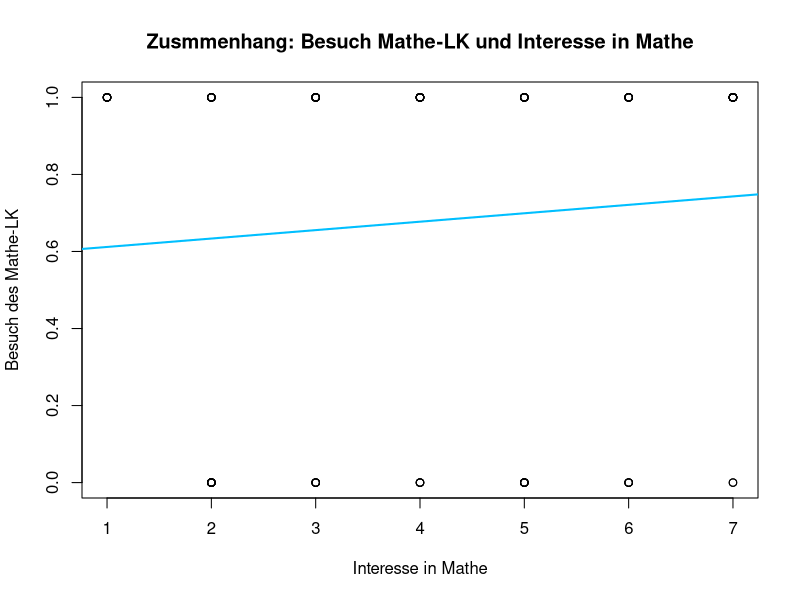
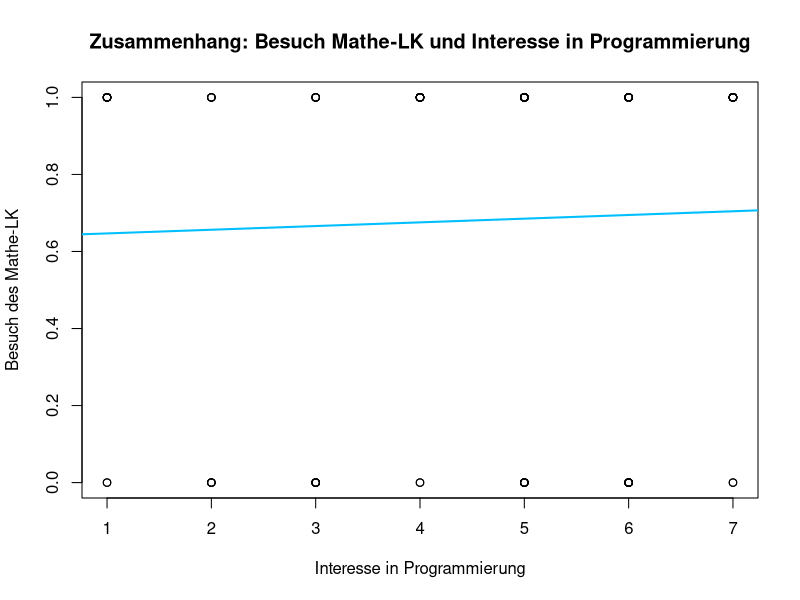
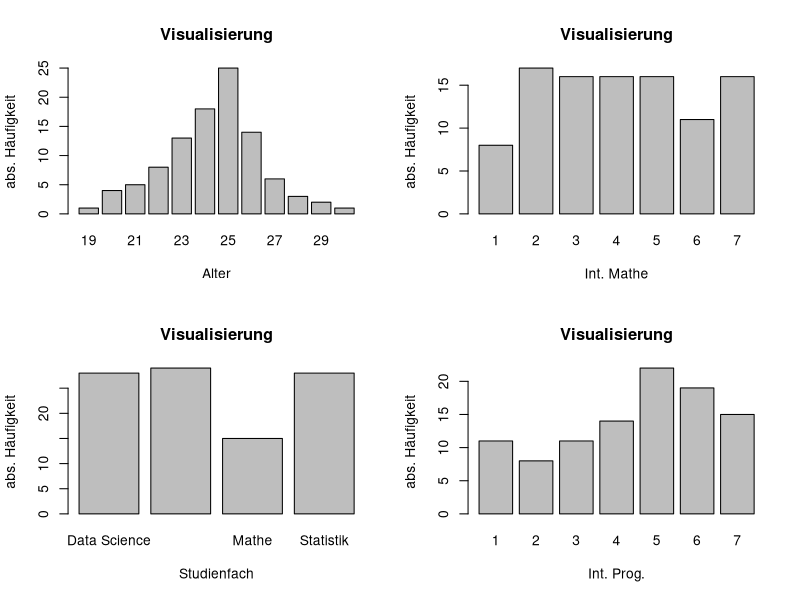

These figures' R source, in order:
# Auswertung des Datensatzes aus Aufgabe 1

library(readr)
Datensatz <- read_csv("Datensatz.csv")
Datensatz


# Anwendung der in Aufgabe 3 erstellten Funktionen:



# Funktion aus a) - Altersstruktur 

sum_met <- function(x){ 
  if( is.numeric(x) != TRUE){ stop("Die Variable muss metrisch skaliert sein.") } # Warnmeldung falls Variable
  AM <- mean(x)                                                                  # nicht metrisch ist.
  med <- median(x)    # Hier werden alle Statistiken berechnet.
  var <- var(x)
  sd <- sd(x)
  quartile <- quantile(x, probs= c(0.25,0.75) )
  extrm <- c( Minimum = min (x), Maximum = max (x))
  return( list( "Arithmetische Mittel" = AM, "Median" = med, "Varianz" = var, "Standardabweichung" = sd,
                "Quartile"= quartile, "Etremwerte" = extrm) )      # Alle benoetigten Groessen werden in einer Liste ausgegeben.
}

sum_met(Datensatz$Alter)    # Das durchschnittliche Alter liegt bei 24.34 Jahren bzw. (bezueglich des
                            # Alters sinnvoller) liegt der Median bei 25 Jahren.
                            # Die Standardabweichung von etwa 2.1 und die Quartile, welche bei
# $`Arithmetische Mittel`   # 23 und 26 liegen, deuten auf eine fuer Studenten uebliche
# [1] 24.34                 # Altersstruktur hin.

# $Median                   # Auch die groesste und die kleinste Beobachtung liegt in keinem fuer
# [1] 25                    # Studenten unueblichen Alter. (keine Ausreisser)

# $Varianz
# [1] 4.408485

# $Standardabweichung
# [1] 2.099639

# $Quartile
# 25% 75% 
#   23  26 

# $Etremwerte
# Minimum Maximum 
# 19      30 

# Fazit: (1) Die Individuen des Datensatzes (Studenten) haben im Mittel (Median) ein Alter von 25
#            Jahren und unterschreiten/ueberschrieten das Alter von 19 bzw. 30 nicht.



# Im folgenden wird das Interesse zunaechst als eine quasi-intervall-skalierte Variable gesehen:

sum_met(Datensatz$`Int. Mathe`)   # Int.Prog wirs insgesamte etwas hoher bewerte als Int.Mathe.
sum_met(Datensatz$`Int. Prog.`)   # vgl. Median von 4 bei Int.Mathe und Median von 5 bei Int.Prog.


# Moegliche Studienfaecher ausfindig machen:
unique( Datensatz$Studienfach)
# [1] "Data Science" "Statistik"    "Informatik"   "Mathe"

table( Datensatz$Studienfach)/length( Datensatz$Studienfach)
# Data Science   Informatik        Mathe    Statistik 
#        0.28         0.29         0.15         0.28 


# Erstellung von Teildatensaetzen um Unterschiede zwischen den Studiengaengen herausfinden zu koennen
ds <- Datensatz[ Datensatz$Studienfach == "Data Science", ]
st <- Datensatz[ Datensatz$Studienfach == "Statistik", ]
inf <- Datensatz[ Datensatz$Studienfach == "Informatik", ]
ma <- Datensatz[ Datensatz$Studienfach == "Mathe", ]


sapply( list( Data_Science = ds$`Int. Mathe`, Statistik = st$`Int. Mathe`,
              Informatik = inf$`Int. Mathe`, Mathe = ma$`Int. Mathe`) , sum_met)[1:4,]

#                     Data_Science Statistik Informatik Mathe    
# Arithmetische Mittel 4.178571     4.464286  3.275862   5        
# Median               4            4.5       3          5        
# Varianz              2.818783     4.850529  3.492611   1.285714 
# Standardabweichung   1.678923     2.202392  1.868853   1.133893 

# Im Studiengangvergleich liegt bei Mathe die im Mittel hoechste Bewertung vor, gefolgt von Statistik,
# Data Science und Informatik.
# Beim Studiengang Statistik liegt die goesste Standardabweichung vor, im gegensatz zur kleinsten im
# Studiengang Mathe.



sapply( list( Data_Science = ds$`Int. Prog.`, Statistik = st$`Int. Prog.`,
              Informatik = inf$`Int. Prog.`, Mathe = ma$`Int. Prog.`) , sum_met)[1:4,]

#                      Data_Science Statistik Informatik Mathe   
# Arithmetische Mittel 4.321429     4.392857  5.172414   3.4     
# Median               5            4.5       5          4       
# Varianz              3.559524     3.43254   2.79064    3.971429
# Standardabweichung   1.88667      1.852711  1.670521   1.992844

# Im Studiengangvergleich liegt bei Informatik die hoechste Bewertung vor. Ledglich
# bei Data Science leigt im Median eine gleichhoche Bewertung vor.
# Danach folgt Statistik und Mathe. Die Standardabweichung ist bei Mathe am groessten und bei
# Informatik am niedrigsten.




# Weiterverarbeitung des Datensatzes:

str(Datensatz)
# Interesse in Mathe und in Programmieren muessen in an factor Objekt, welches eine Rangordnung unter
# den levels hat, fuer einiger der folgenden Funktionen umgewandelt werden.
# Die Variable Mathe-LK muss lediglich in ein factor Objekt umgewandelt werden.

Datensatz$`Int. Mathe` <- as.factor( Datensatz$`Int. Mathe`)
Datensatz$`Int. Mathe` <- ordered( Datensatz$`Int. Mathe` , levels = c("1", "2", "3", "4", "5", "6", "7") )

Datensatz$`Int. Prog.` <- as.factor( Datensatz$`Int. Prog.`)
Datensatz$`Int. Prog.` <- ordered( Datensatz$`Int. Prog.` , levels = c("1", "2", "3", "4", "5", "6", "7") )

Datensatz$`Mathe-LK` <- as.factor( Datensatz$`Mathe-LK`)

# Kontrolle:
str(Datensatz)






# Funktion aus b) - Interesse an Mathe und Programmieren (i) (und Abfrage der Teinahme am Mathe-LK (ii))

kat <- function(x){
  if(is.character(x)){stop("Die Variable ist nicht kategoriell")}
  else Modalwert <- names(table(x)[table(x) == max(table(x))]) ##Auspraegung, die am haeufigsten vorkommt
  Maximum <- max(x) 
  Minimum <- min(x)
  Spannweite <- length(unique(x)) ##Anzahl der verschiedenen Auspraegungen der Variablen
  uebersicht_kat <- list("Modalwert" = Modalwert, "Maximum" = Maximum, "Minimum" = Minimum, "Spannweite" = Spannweite) ##bringe Werte in eine Liste
  return(uebersicht_kat) ##gibt die Liste aus
}


# (i) Interesse an Mathe und Programmieren

sapply( Datensatz[ ,5:6], kat)

#         Int. Mathe Int. Prog.
# Modalwert  "2"        "5"       
# Maximum    7          7         
# Minimum    1          1         
# Spannweite 7          7     

# Am haeufigsten wurde beim Interesse am Fach Mathematik die eher niedrigere Kategorie 2 gewaehlt.
# Hingegen wurde beim Interersse am Programmieren am haeufigsten die recht hohe Kategorie 5 gewaehlt
# Auffaellig ist, dass beide Variablen mit 7 die gleiche Spannweite und das gleiche Minimum (1) und
# Maximum (7) aufweisen. D.h.: Es wurden alle Kategorien gewaehlt.
# Kurzgesagt deuten die Ergebnisse auf ein hoeheres Interesse an Programmieren in der (Gesamt-)Gruppe hin.


# Erneuter Vergelich der Studiengaenge mithilfe der Teildatensaetze

# Data Science
sapply( ds[ ,5:6], kat)         # Beim Vergleich der Modalwerte ergibt sich:
# Int. Mathe Int. Prog.
# Modalwert  "4"        "6"     # Data Science Studierende haben einen groesseren Modalwert beim
# Maximum    7          7       # Interesse am Programmiern (6), als bei Mathe (4).
# Minimum    2          1         
# Spannweite 6          7     


# Statistik
sapply( st[ ,5:6], kat)
# Int. Mathe Int. Prog.         # Die Gruppe der Statistik Studierenden weist hingegen, genau anders
# Modalwert  "7"        "5"     # herum in Mathe einen groesseren Modalwert als im Programmieren auf.
# Maximum    7          7       # Im Vergleich der Gruppen, ist hier der Modalwert von 7 (bei Int.Mathe)
# Minimum    1          1       # am hoechsten. 
# Spannweite 7          7       


# Informatik
sapply( inf[ ,5:6], kat)  
# Int. Mathe Int. Prog.         # Auch Informatik Studierende, weisen mehr Interesse am Programmieren auf,
# Modalwert  "2"        "5"     # jedoch ist der Modalwert von 5 (bei Int.Prog.) im Vergleich zu den Data
# Maximum    7          7       # Science Studierenden mit einem Modalwert von 6 etwas geringer.
# Minimum    1          1       # Ausserdem ist der Modalwert (bei Int.Mathe) von 2 im Vergleich zu den 
# Spannweite 7          7       # anderen Gruppen am geringsten.


# Mathe
sapply( ma[ ,5:6], kat)         # Mit dem Modalwert von 5 bei Int.Mathe scheint im Vergleich zum Modalwert 
# Int. Mathe Int. Prog.         # von 4 bei Int.Prog ein nur leicht hoeheres Interesse fuer Mathe
# Modalwert  "5"        "4"     # vorhanden zu sein.
# Maximum    7          7       # Jedoch ist auffaellig, das keine niedrigen Bewertungen bei 1 oder 2 
# Minimum    3          1       # bei Int.Mathe vorkommen. 
# Spannweite 5          6   


# Fazit: (1) Der hoechste/niedrigste Modalwert bezueglich des Mathe Interesse weisen Statistik/Informatik
#            Studierende auf.
#        (2) Der hoechste/niedrigste Modalwert bezueglich des Interesse am Programmieren weisen
#            Data Science/Mathe Studierende auf.





# (ii) Mathe- LK (Diese Variable ist zwar dichotom, aber diese Auswertung passte thematisch gut
#                 an diese Stelle, sodass sie im Abschnitt zur Funktion kat ist. )

table(Datensatz$`Mathe-LK`) # Die Mehrheit der Studierenden hat einen Mathe-LK belegt.
# nein   ja                 # Da 100 Beobachtungen vorliegen, haben 68% einen Mathe-LK belegt
# 32   68                   # und 32% nicht.


# Data Science            # Recht ausgeglichenes Verhaeltniss.
table(ds$`Mathe-LK`)
# ja nein 
# 13   15 

# Statistik               # Deutlich mehr Studierende haben den Mathe-LK besucht.
table(st$`Mathe-LK`)
# ja nein 
# 24    4 

# Informatik              # Etwas mehr Studierende haben den Mathe-LK besucht.(auch eher ausgeglichen)
table(inf$`Mathe-LK`)
# ja nein 
# 17   12 

# Mathe
table(ma$`Mathe-LK`)      # Nahezu alle Studierende haben den Mathe-LK besucht.
# ja nein 
# 14    1 


# Fazit: (1) In den Studienrichtungen Mathe und Statistik wird deutlich haeufiger der Mathe-LK besucht.
#        (2) In den Studienrichtungen Informatik und Data Science ist das Verhaeltniss zu Mathe-LK
#            Besuchern und Nicht-Mathe-LK Besuchern eher ausgeglichen.






# Funktion aus c)

kat_zsh <- function(x,y){
  # Zunaechst eine Bedingung, die die beiden Vektoren erfuellen sollen:
  if( length(x) != length(y) ){ stop("Beide Objekte muessen dieselbe Laenge haben.")}
  kor <- cor( as.numeric(x), as.numeric(y) )
  kov <- cov( as.numeric(x), as.numeric(y) )
  return( list( Kovarianz = kov, Korrelation = kor) )  # Ausgabe in einer Liste
}

kat_zsh(Datensatz$`Int. Prog.`, Datensatz$`Int. Mathe`)
#$Kovarianz
#[1] -0.3070707

#$Korrelation
#[1] -0.08523765

kat_zsh(Datensatz$Alter, Datensatz$`Int. Mathe`)
#$Kovarianz
#[1] -0.6169697

#$Korrelation
#[1] -0.154403

kat_zsh(Datensatz$Alter, Datensatz$`Int. Prog.`)
#$Kovarianz
#[1] 0.320202

#$Korrelation
#[1] 0.08056303


# Man kann aus den Daten entnehmen, dass es weder einen erheblichen Zusammenhang zwischen dem Interesse am Programmieren und dem Interesse an Mathe gibt, noch zwischen dem
# Alter und den jeweiligen Interessen.





# Funktion aus d) - Zusammenang zwischen Interesse an Mathe/Programmieren
# und Mathe-LK

# Interesse an Mathe und Programmieren muessen erst wieder in eine metrische Variable
# umgewandelt werden und Mathe_Lk in einen dichotomen character

Datensatz$`Int. Mathe` <- as.numeric(Datensatz$`Int. Mathe`)
Datensatz$`Int. Prog.` <- as.numeric(Datensatz$`Int. Prog.`)
Datensatz$`Mathe-LK` <- as.character(Datensatz$`Mathe-LK`)


# Zunaechst wenden wir die Helferfuntion dich_as_met an, damit
# man in d) mit den dichotomen Variablen rechnen kann

dich_as_met <- function(x){
  name <- unique(x)
  result <- x == name[which.min(nchar(name))]
  return(as.numeric(result))
}



met_dich <- function(x,y){
  # x soll die metrische Variable sein
  # y soll die dichotome Variable sein
  if(!is.numeric(x)) stop("Der erste Vektor ist nicht metrisch")
  if(length(levels(factor(y))) != 2) stop("Der zweite Vektor ist nicht dichotom")
  y <- dich_as_met(y)
  return(list("Korrelation" = cor(x,y), "Kovarianz" = cov(x,y), 
              "Lineares Modell" = lm(y~x)))
}


met_dich(Datensatz$`Int. Mathe`, Datensatz$`Mathe-LK`)
#$Korrelation
#[1] 0.08875763

#$Kovarianz
#[1] 0.07919192

#$`Lineares Modell`

#Call:
  #lm(formula = y ~ x)

#Coefficients:
#  (Intercept)    x  
#0.58992      0.02187 
  
# Man kann erkennen, dass die Werte nahezu unabhaengig voneinader sind, da die Korrelation
# nahezu 0 ist. Demenstprechend besteht kein Zusammenhang zwischen dem Interesse an 
# Mathe und ob man in der Schule Mathe-LK hatte.


# Regressionsgerade: 
y <- dich_as_met(Datensatz$`Mathe-LK`)
y

plot( y ~ Datensatz$`Int. Mathe` , ylab = "Besuch des Mathe-LK", xlab = "Interesse in Mathe",
      main = "Zusmmenhang: Besuch Mathe-LK und Interesse in Mathe")
abline( 0.58992, 0.02187, col = "deepskyblue", lwd = 2)

# Da Mathe-LK eine dichotome Variable ist, ist die Regressionsgerade eher
# unpassen und laesst sich nicht wirklich interpretieren.


met_dich(Datensatz$`Int. Prog.`, Datensatz$`Mathe-LK`)
#$Korrelation
#[1] 0.03869798

#$Kovarianz
#[1] 0.03434343

#$`Lineares Modell`

#Call:
#  lm(formula = y ~ x)

#Coefficients:
#  (Intercept)     x  
#0.637350     0.009584 

# Hier kann man sehen, dass es auch zwischen dem Interesse an Programmieren und dem  
# Mathe-LK keinen wirklichen Zusammenhang gibt.

# Interpretation: Der Mathe-LK in der Schule beeinflusst nicht das Interesse an
# Mathe und Programmieren im Studium.


# Regressionsgerade:
plot( y ~ Datensatz$`Int. Prog.`, xlab = "Interesse in Programmierung", ylab = "Besuch des Mathe-LK",
      main = "Zusammenhang: Besuch Mathe-LK und Interesse in Programmierung")
abline( 0.637350 , 0.009584, col = "deepskyblue", lwd = 2)

# Auch hier laesst sich analog zum Int.Mathe un Mathe-LK wenig aussagen.



# Wandle Variablen wieder in die korrekten Datentypen um
Datensatz$`Int. Mathe` <- as.factor( Datensatz$`Int. Mathe`)
Datensatz$`Int. Mathe` <- ordered( Datensatz$`Int. Mathe` , levels = c("1", "2", "3", "4", "5", "6", "7") )

Datensatz$`Int. Prog.` <- as.factor( Datensatz$`Int. Prog.`)
Datensatz$`Int. Prog.` <- ordered( Datensatz$`Int. Prog.` , levels = c("1", "2", "3", "4", "5", "6", "7") )

Datensatz$`Mathe-LK` <- as.factor( Datensatz$`Mathe-LK`)






# Funktion aus e):
qkat <- function(y){
  if ( (is.numeric(y) == TRUE) || (is.ordered(y) == TRUE) )  {
    
    x <- as.numeric(y)
    x
    
    n <- x[which( x <= quantile(x, 1/3))]
    
    m <- x
    m <- m [which( ! m <= quantile(x, 1/3))]
    m <- m [which( ! m > quantile(x, 2/3))]
    
    h <- x[which( x > quantile(x, 2/3))]  
    
    l <- list(n, m, h)
    
    names(l) <- c("niedrig (<= 1/3-Quantil)", "mittel (1/3-Quantil < & <= 2/3-Quantil)", "hoch (2/3-Quantil <)")
    
    return(l)
  }
  else{
    stop("Nicht moeglich, da Variable nicht mindestens ordinalskaliert.")
  }
}

qkat(Datensatz$`Int. Mathe`)

# Ausgabe:

#$`niedrig (<= 1/3-Quantil)`
#[1] 3 2 2 1 3 2 2 2 2 2 3 3 2 2 1 3 3 1 2 3 3 3 2 2 2 2 2 3 3 1
#[31] 1 1 1 3 1 2 3 3 2 3 3

#$`mittel (1/3-Quantil < & <= 2/3-Quantil)`
#[1] 5 5 4 5 5 4 4 4 5 5 4 4 5 4 5 5 5 5 4 5 5 5 5 4 4 4 4 4 4 4
#[31] 5 4

#$`hoch (2/3-Quantil <)`
#[1] 7 7 7 7 7 6 6 7 6 7 6 7 7 7 7 6 7 7 6 6 7 7 6 6 6 7 6


# Im nierdrigen Bereich liegen: 1,2,3
# Im mittleren Bereich liegen: 4,5
# Im hohen Bereich liegen: 6,7


qkat(Datensatz$`Int. Prog.`)

# $`niedrig (<= 1/3-Quantil)`
# [1] 1 4 2 1 3 3 1 4 3 2 4 2 2 1 1 3 1 4 2 3 3 2 4 1 4 3 4 1 1 3 4 3 4 4 4 2 4 3 3 4 1 1 4 2

# $`mittel (1/3-Quantil < & <= 2/3-Quantil)`
# [1] 6 6 6 6 6 5 6 5 5 6 5 6 5 5 5 6 5 5 6 5 6 5 5 5 6 5 6 5 6 5 5 5 5 5 6 5 5 6 6 6 6

# $`hoch (2/3-Quantil <)`
# [1] 7 7 7 7 7 7 7 7 7 7 7 7 7 7 7

# Im nierdrigen Bereich liegen: 1,2,3,4
# Im mittleren Bereich liegen: 5,6
# Im hohen Bereich liegen: 7


# Fazit: (1) Da bei Int.Prog mehr Bewertungsstufen im niedrigen Bereich liegen, muessen im mittleren 
#            und oberen Bereich haeufiger die Sufen 5 bis 6 gewaehlt worden sein, als bei Int.Mathe.
#        (2) Bei Int.Mathe verteilen sich die  Bewertungsstufen besser auf die Kategorien niedrig,
#            mittel und hoch.




# Funktion aus f):
visual <- function(x,i){
  p <- length(i)
  q <- sqrt(p)
  if(round(q)^2 == p)
    par(mfcol = c(q,q))
  else
    par(mfcol=c(q,q+1))
  for (u in 1:p) {
    barplot(table(x[i[u]]), xlab = colnames(Datensatz)[i[u]],
            ylab = "abs. Häufigkeit" ,main = "Visualisierung")
  }
}

visual(Datensatz,3:6)

# Das Alter ist nahzu normalverteilt um 25 Jahre. Lediglich im Bereich 26 bis 27 liegen weniger
# Beobachtungen, als im Bereich unter 25 Jahre.


# Bei den Studiengaengen sind Data Science,Statistik und Informatik nahezu gleich oft vertreten.
# Hingegen gibt es deutlich weniger Mathe Studenten ( etwa die Haelte vergleichen mit den obigen ).


# Hier bestaetigen sich bei der Verteilung der Bewertungsstufen die Erkenntnisse aus e). Beim Mathe-
# Interesse sind die Beobachtungen deutlich gleichmaessiger verteilt als beim Programmierungs-
# Interesse. Ledglich die Bewertungen 1 und 6 kommen etwas weniger haeufig vor.

# Beim Programmierungs-Interesse ist eine Tendez zur Linksschiefe erkennbar.
# Es leigen mehr Beobachtungen in Bereich der hoeheren Bewertungsstufen.
















####################################################################################################
# Zusammmenfassung:
####################################################################################################

### 1. Gesamtdatensatz:

#   Allgemein: 
#   (i) Alter:
#    - Durchschnittliches Alter von 25 Jahren (Median)
#    - nahezu Normalverteilung des Alters
#    - Alter liegt zwischen 19 und 30 Jahren
#    -> vgl. a)

#   (ii) Studiengaenge:
#    - Data Science, Informatik, Statistik nahezu gleich haeufig vertreten mit etwa knapp 30%
#    - etwas weniger Mathe Studierende (etwa 15%)
#    -> vgl. a)


#   (iii) Interesse:
#    - etwas mehr Interesse in Programmierung als in Mathe
#    - Beim Mathe-Interesse verteilen sich die beobachteten Realisierungen mehr auf alle Bewertungs-
#      stufen ( vgl. e) )
#    - Beim Interesse in Programmieren ist eine Tendenz zur Linksschiefe erkennbar( vgl. e) )
#    - nahezu kaum Zusammenhaenge zwischen Interesse in Mathe und in Programmieren, sowie 
#      zwischen jeweils beiden Interessen und dem Besuch des Mathe-LKs( vgl. c) & d)  )

#   (iv) Mathe-LK:
#    - etwa 68% haben Mathe-LK besucht, 32% nicht

### 2. Vergleich der Studiengaenge (bzgl. Interessen und Besuch des Mathe-LK)

#   (i) Interessen:
#    - hoechsten Bewertungen Mathe-Interesse: Mathe, Statistik
#    - niedrigsten Bew. Mathe-Interesse: Informatik, Data Science

#    - hoechsten Bew. Programmierungs-Interesse: Informatik, Data Science
#    - niedrigsten Bew. Prog.-Interesse: Mathe, Statistik
#    -> vgl. a), b)

#   (ii) Mathe-LK:
#    - haeufiger bei Mathe, Statistik 
#    - ausgeglichen bei Data Science, Informatik
#    -> vgl. a) (ii)

## Fazit: Es lassen sich nahezu keine Zusammenhaenge zwischen den verschiedenen Interessen oder den
#         Interessen und dem Mathe-LK machen.
#         Jedoch liegen deutliche Unterschiede bei Betrachtung der verschiedenen Studiengaenge bezueglich
#         der verschiedenen Interessen vor.
